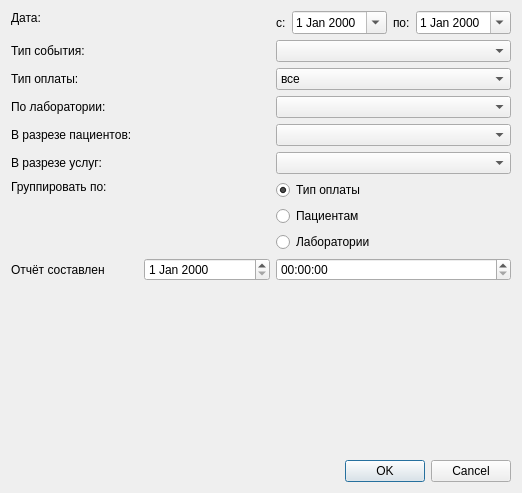
<?xml version="1.0" encoding="UTF-8"?>
<ui version="4.0">
 <class>PaidServicesSetupDialog</class>
 <widget class="QDialog" name="PaidServicesSetupDialog">
  <property name="geometry">
   <rect>
    <x>0</x>
    <y>0</y>
    <width>522</width>
    <height>493</height>
   </rect>
  </property>
  <property name="windowTitle">
   <string>параметры отчёта</string>
  </property>
  <layout class="QGridLayout" name="gridLayout">
   <item row="0" column="2">
    <widget class="QWidget" name="widget" native="true">
     <layout class="QHBoxLayout" name="horizontalLayout">
      <property name="margin">
       <number>0</number>
      </property>
      <item>
       <widget class="QLabel" name="label">
        <property name="text">
         <string>с:</string>
        </property>
       </widget>
      </item>
      <item>
       <widget class="CDateEdit" name="edtBegDate">
        <property name="calendarPopup">
         <bool>true</bool>
        </property>
       </widget>
      </item>
      <item>
       <widget class="QLabel" name="label_2">
        <property name="text">
         <string>по:</string>
        </property>
       </widget>
      </item>
      <item>
       <widget class="CDateEdit" name="edtEndDate">
        <property name="calendarPopup">
         <bool>true</bool>
        </property>
       </widget>
      </item>
     </layout>
    </widget>
   </item>
   <item row="6" column="2">
    <widget class="QWidget" name="widget_2" native="true">
     <layout class="QVBoxLayout" name="verticalLayout">
      <property name="margin">
       <number>0</number>
      </property>
      <item>
       <widget class="QRadioButton" name="rbPayment">
        <property name="text">
         <string>Тип оплаты</string>
        </property>
        <property name="checked">
         <bool>true</bool>
        </property>
       </widget>
      </item>
      <item>
       <widget class="QRadioButton" name="rbPatient">
        <property name="text">
         <string>Пациентам</string>
        </property>
       </widget>
      </item>
      <item>
       <widget class="QRadioButton" name="rbLab">
        <property name="text">
         <string>Лаборатории</string>
        </property>
       </widget>
      </item>
     </layout>
    </widget>
   </item>
   <item row="5" column="2">
    <widget class="CRBServiceComboBox" name="cmbService"/>
   </item>
   <item row="9" column="0" colspan="3">
    <widget class="QDialogButtonBox" name="buttonBox">
     <property name="orientation">
      <enum>Qt::Horizontal</enum>
     </property>
     <property name="standardButtons">
      <set>QDialogButtonBox::Cancel|QDialogButtonBox::Ok</set>
     </property>
    </widget>
   </item>
   <item row="2" column="2">
    <widget class="QComboBox" name="cmbTypePayment">
     <property name="currentIndex">
      <number>0</number>
     </property>
     <item>
      <property name="text">
       <string>все</string>
      </property>
     </item>
     <item>
      <property name="text">
       <string>наличный</string>
      </property>
     </item>
     <item>
      <property name="text">
       <string>безналичный</string>
      </property>
     </item>
     <item>
      <property name="text">
       <string>по реквизитам</string>
      </property>
     </item>
    </widget>
   </item>
   <item row="3" column="2">
    <widget class="CRBComboBox" name="cmbLab"/>
   </item>
   <item row="0" column="0">
    <widget class="QLabel" name="lblDate">
     <property name="text">
      <string>Дата:</string>
     </property>
     <property name="alignment">
      <set>Qt::AlignLeading|Qt::AlignLeft|Qt::AlignTop</set>
     </property>
     <property name="buddy">
      <cstring>edtBegDate</cstring>
     </property>
    </widget>
   </item>
   <item row="4" column="2">
    <widget class="CClientComboBox" name="cmbPatient"/>
   </item>
   <item row="2" column="0">
    <widget class="QLabel" name="lblTypePayment">
     <property name="text">
      <string>Тип оплаты:</string>
     </property>
    </widget>
   </item>
   <item row="5" column="0">
    <widget class="QLabel" name="lblService">
     <property name="text">
      <string>В разрезе услуг:</string>
     </property>
    </widget>
   </item>
   <item row="8" column="0">
    <spacer name="verticalSpacer">
     <property name="orientation">
      <enum>Qt::Vertical</enum>
     </property>
     <property name="sizeHint" stdset="0">
      <size>
       <width>20</width>
       <height>40</height>
      </size>
     </property>
    </spacer>
   </item>
   <item row="4" column="0">
    <widget class="QLabel" name="lblPatient">
     <property name="text">
      <string>В разрезе пациентов:</string>
     </property>
    </widget>
   </item>
   <item row="1" column="0">
    <widget class="QLabel" name="lblEventType">
     <property name="text">
      <string>Тип события:</string>
     </property>
    </widget>
   </item>
   <item row="1" column="2">
    <widget class="CRBComboBox" name="cmbEventType"/>
   </item>
   <item row="3" column="0">
    <widget class="QLabel" name="lblLab">
     <property name="text">
      <string>По лаборатории:</string>
     </property>
    </widget>
   </item>
   <item row="6" column="0">
    <widget class="QLabel" name="lblGroupBy">
     <property name="text">
      <string>Группировать по:</string>
     </property>
     <property name="alignment">
      <set>Qt::AlignLeading|Qt::AlignLeft|Qt::AlignTop</set>
     </property>
    </widget>
   </item>
   <item row="7" column="0">
    <widget class="QLabel" name="lblCustomDateTime">
     <property name="text">
      <string>Отчёт составлен</string>
     </property>
    </widget>
   </item>
   <item row="7" column="1">
    <widget class="QDateEdit" name="edtCustomDate"/>
   </item>
   <item row="7" column="2">
    <widget class="QTimeEdit" name="edtCustomTime"/>
   </item>
  </layout>
 </widget>
 <customwidgets>
  <customwidget>
   <class>CDateEdit</class>
   <extends>QDateEdit</extends>
   <header>library/DateEdit</header>
  </customwidget>
  <customwidget>
   <class>CRBComboBox</class>
   <extends>QComboBox</extends>
   <header>library/crbcombobox.h</header>
  </customwidget>
  <customwidget>
   <class>CClientComboBox</class>
   <extends>QComboBox</extends>
   <header>library/ClientComboBox.h</header>
  </customwidget>
  <customwidget>
   <class>CRBServiceComboBox</class>
   <extends>QComboBox</extends>
   <header>RefBooks/Service/RBServiceComboBox</header>
  </customwidget>
 </customwidgets>
 <resources/>
 <connections>
  <connection>
   <sender>buttonBox</sender>
   <signal>accepted()</signal>
   <receiver>PaidServicesSetupDialog</receiver>
   <slot>accept()</slot>
   <hints>
    <hint type="sourcelabel">
     <x>248</x>
     <y>254</y>
    </hint>
    <hint type="destinationlabel">
     <x>157</x>
     <y>274</y>
    </hint>
   </hints>
  </connection>
  <connection>
   <sender>buttonBox</sender>
   <signal>rejected()</signal>
   <receiver>PaidServicesSetupDialog</receiver>
   <slot>reject()</slot>
   <hints>
    <hint type="sourcelabel">
     <x>316</x>
     <y>260</y>
    </hint>
    <hint type="destinationlabel">
     <x>286</x>
     <y>274</y>
    </hint>
   </hints>
  </connection>
 </connections>
</ui>
